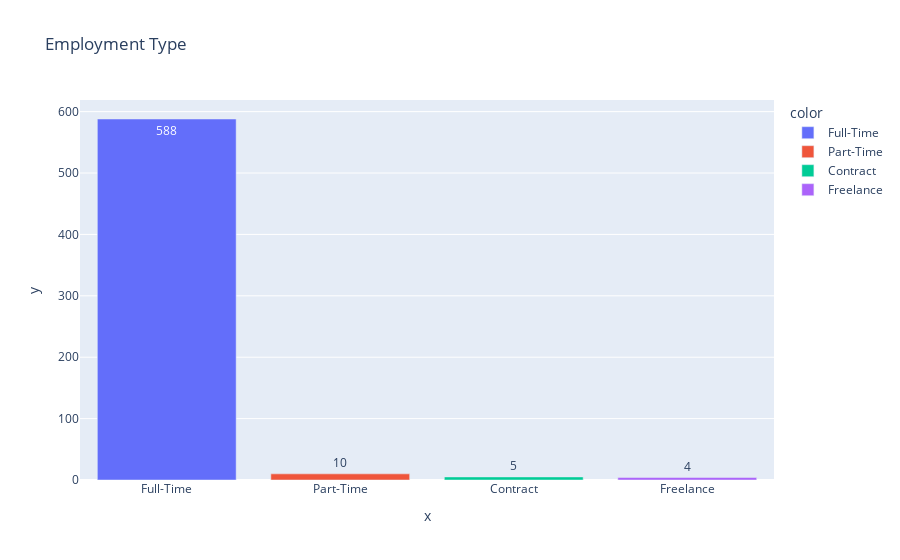

This figure's notebook cell:
### Code cell
etypeCounts = df['employment_type'].value_counts()
fig = px.bar(x=etypeCounts.index, y=etypeCounts.values, color=etypeCounts.index, text=etypeCounts.values, title="Employment Type ")
fig.show()

### Figure 1 — Plotly figure (JSON) as saved in the notebook; plotly's stock layout.template omitted (floating-point values rounded to 4 significant figures)
{"data": [{"alignmentgroup": "True", "hovertemplate": "color=Full-Time<br>x=%{x}<br>y=%{y}<br>text=%{text}<extra></extra>", "legendgroup": "Full-Time", "marker": {"color": "#636efa", "pattern": {"shape": ""}}, "name": "Full-Time", "offsetgroup": "Full-Time", "orientation": "v", "showlegend": true, "text": [588], "textposition": "auto", "type": "bar", "x": ["Full-Time"], "xaxis": "x", "y": [588], "yaxis": "y"}, {"alignmentgroup": "True", "hovertemplate": "color=Part-Time<br>x=%{x}<br>y=%{y}<br>text=%{text}<extra></extra>", "legendgroup": "Part-Time", "marker": {"color": "#EF553B", "pattern": {"shape": ""}}, "name": "Part-Time", "offsetgroup": "Part-Time", "orientation": "v", "showlegend": true, "text": [10], "textposition": "auto", "type": "bar", "x": ["Part-Time"], "xaxis": "x", "y": [10], "yaxis": "y"}, {"alignmentgroup": "True", "hovertemplate": "color=Contract<br>x=%{x}<br>y=%{y}<br>text=%{text}<extra></extra>", "legendgroup": "Contract", "marker": {"color": "#00cc96", "pattern": {"shape": ""}}, "name": "Contract", "offsetgroup": "Contract", "orientation": "v", "showlegend": true, "text": [5], "textposition": "auto", "type": "bar", "x": ["Contract"], "xaxis": "x", "y": [5], "yaxis": "y"}, {"alignmentgroup": "True", "hovertemplate": "color=Freelance<br>x=%{x}<br>y=%{y}<br>text=%{text}<extra></extra>", "legendgroup": "Freelance", "marker": {"color": "#ab63fa", "pattern": {"shape": ""}}, "name": "Freelance", "offsetgroup": "Freelance", "orientation": "v", "showlegend": true, "text": [4], "textposition": "auto", "type": "bar", "x": ["Freelance"], "xaxis": "x", "y": [4], "yaxis": "y"}], "layout": {"barmode": "relative", "legend": {"title": {"text": "color"}, "tracegroupgap": 0}, "title": {"text": "Employment Type "}, "xaxis": {"anchor": "y", "domain": [0, 1], "title": {"text": "x"}}, "yaxis": {"anchor": "x", "domain": [0, 1], "title": {"text": "y"}}}}
